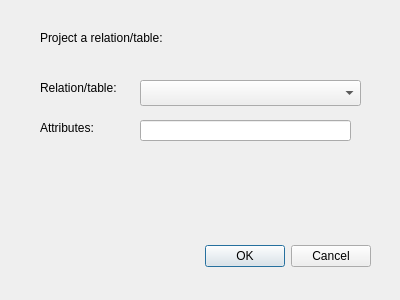
<?xml version="1.0" encoding="UTF-8"?>
<ui version="4.0">
 <class>ProjectRelation</class>
 <widget class="QDialog" name="ProjectRelation">
  <property name="geometry">
   <rect>
    <x>0</x>
    <y>0</y>
    <width>400</width>
    <height>300</height>
   </rect>
  </property>
  <property name="windowTitle">
   <string>Dialog</string>
  </property>
  <widget class="QDialogButtonBox" name="buttonBox">
   <property name="geometry">
    <rect>
     <x>30</x>
     <y>240</y>
     <width>341</width>
     <height>32</height>
    </rect>
   </property>
   <property name="orientation">
    <enum>Qt::Horizontal</enum>
   </property>
   <property name="standardButtons">
    <set>QDialogButtonBox::Cancel|QDialogButtonBox::Ok</set>
   </property>
  </widget>
  <widget class="QLabel" name="title">
   <property name="geometry">
    <rect>
     <x>40</x>
     <y>30</y>
     <width>181</width>
     <height>16</height>
    </rect>
   </property>
   <property name="text">
    <string>Project a relation/table: </string>
   </property>
  </widget>
  <widget class="QLabel" name="pRelationL">
   <property name="geometry">
    <rect>
     <x>40</x>
     <y>80</y>
     <width>101</width>
     <height>16</height>
    </rect>
   </property>
   <property name="text">
    <string>Relation/table: </string>
   </property>
  </widget>
  <widget class="QComboBox" name="pRelationE">
   <property name="geometry">
    <rect>
     <x>140</x>
     <y>80</y>
     <width>221</width>
     <height>26</height>
    </rect>
   </property>
  </widget>
  <widget class="QLabel" name="pAttributesL">
   <property name="geometry">
    <rect>
     <x>40</x>
     <y>120</y>
     <width>81</width>
     <height>16</height>
    </rect>
   </property>
   <property name="text">
    <string>Attributes: </string>
   </property>
  </widget>
  <widget class="QLineEdit" name="pAttributesE">
   <property name="geometry">
    <rect>
     <x>140</x>
     <y>120</y>
     <width>211</width>
     <height>21</height>
    </rect>
   </property>
  </widget>
 </widget>
 <resources/>
 <connections>
  <connection>
   <sender>buttonBox</sender>
   <signal>accepted()</signal>
   <receiver>ProjectRelation</receiver>
   <slot>accept()</slot>
   <hints>
    <hint type="sourcelabel">
     <x>248</x>
     <y>254</y>
    </hint>
    <hint type="destinationlabel">
     <x>157</x>
     <y>274</y>
    </hint>
   </hints>
  </connection>
  <connection>
   <sender>buttonBox</sender>
   <signal>rejected()</signal>
   <receiver>ProjectRelation</receiver>
   <slot>reject()</slot>
   <hints>
    <hint type="sourcelabel">
     <x>316</x>
     <y>260</y>
    </hint>
    <hint type="destinationlabel">
     <x>286</x>
     <y>274</y>
    </hint>
   </hints>
  </connection>
 </connections>
</ui>
